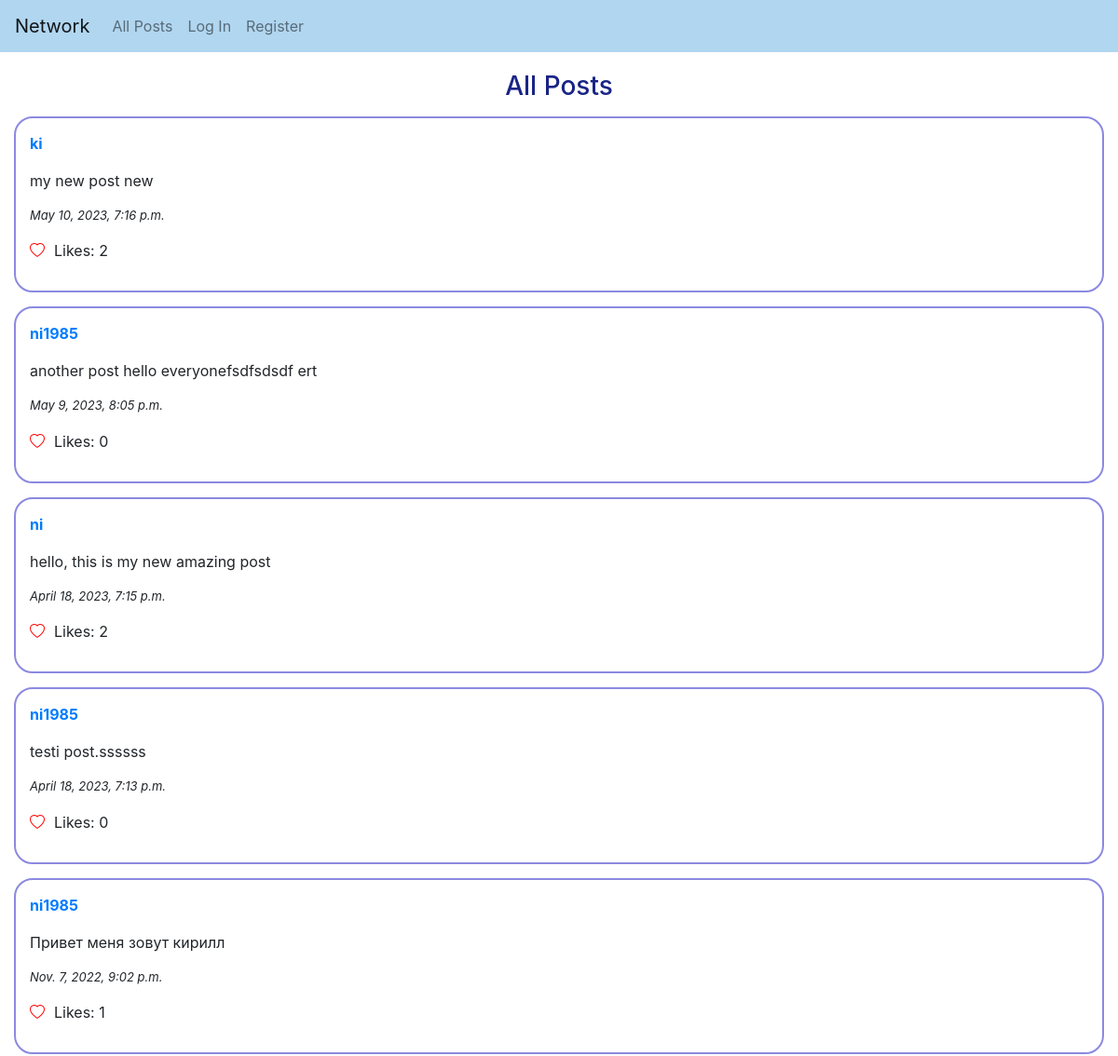
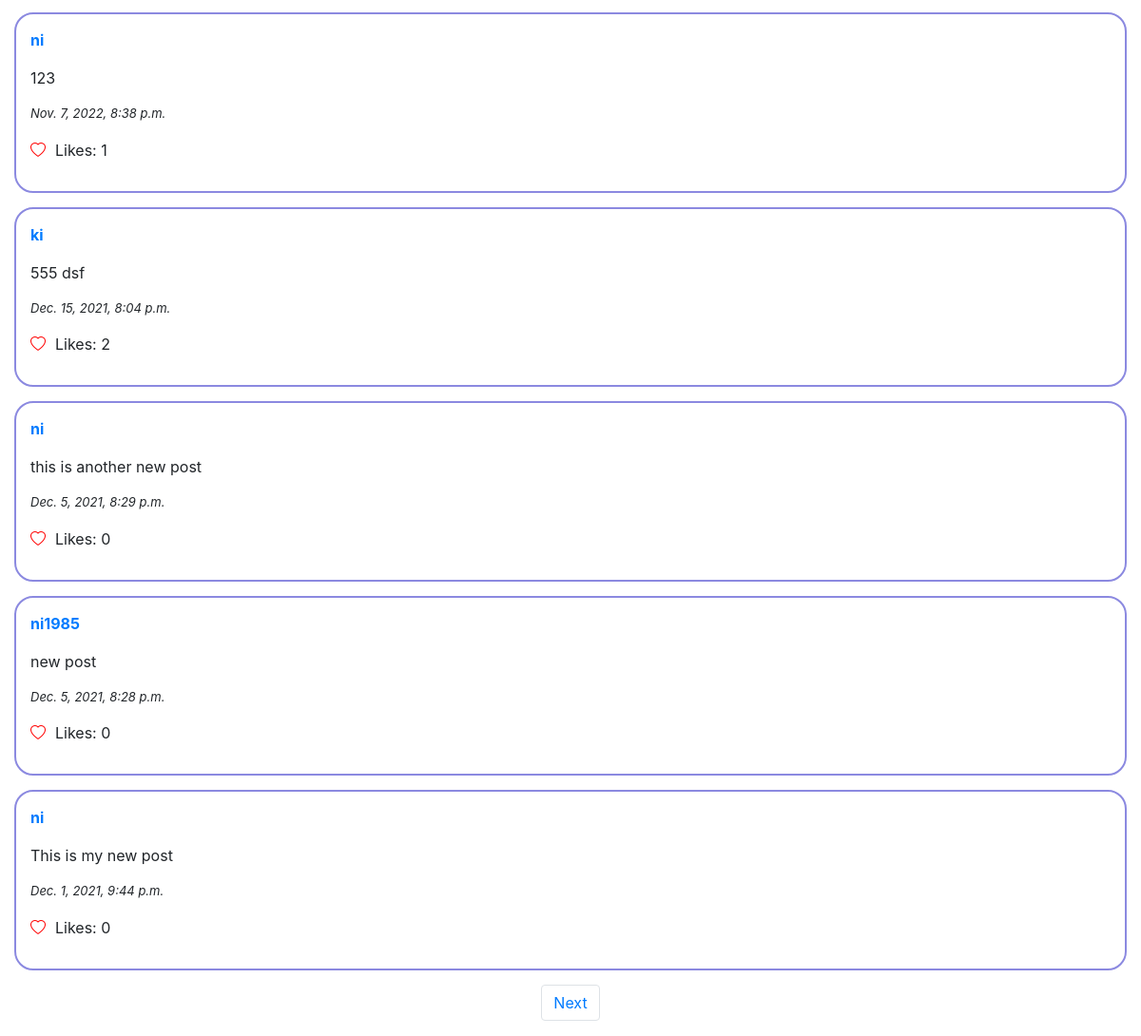
The page / on the database its author committed (2 pictures, top to bottom).
### network/models.py (models this page shows, shortened)
class Post(models.Model):
    creator = models.ForeignKey(
        User,
        on_delete = models.CASCADE)
    post_text = models.TextField()
    post_time = models.DateTimeField(auto_now_add=True)
    likes = models.ManyToManyField(
        User,
        blank = True,
        related_name = 'Likes'
    )

class User(AbstractUser):
    pass

### network/views.py (the view)
# urls.py: path("", views.index, name="index"),
def index(request):
    if request.user.is_active:
        if request.method == "POST":
            new_post = PostForm(request.POST)
            if new_post.is_valid():
                post = new_post.save(commit=False)
                post.creator = request.user
                post.save()
            return HttpResponseRedirect(reverse('index'))
        else:
            new_post_form = PostForm()
    else:
        new_post_form = None
    posts = Post.objects.select_related('creator').order_by('-post_time')
    page_number = request.GET.get('page')
    paginator = Paginator(posts, per_page = 10)
    page_obj = paginator.get_page(page_number)
    return render(request, "network/index.html", {
        'new_post': new_post_form,
        'posts': page_obj
    })

### network/templates/network/index.html (shortened to what this page needs)
{% extends "network/layout.html" %}
{% load crispy_forms_tags %}
{% load static %}
{% block body %}
    <div class="heading">
        <h3>All Posts</h3>
    </div>
    <div>
        {% for post in posts %}
        <div class="rcorners2">
            <a href="/profile/{{ post.creator }}" id="post-creator-{{ post.id }}"><p class="thick">{{ post.creator }}</p></a>
            <p id="post-text-{{ post.id }}">{{ post.post_text }}</p>
            <p class="sm-italic">{{ post.post_time }}</p>
            <div class="inline">
                {% if user in post.likes.all %}
                    <i class="bi bi-heart-fill heart" like-id="{{ post.id }}"></i>
                 {% else %}
                    <i class="bi bi-heart heart" like-id="{{ post.id }}"></i>
                {% endif %}
                <p id = "like-count-{{ post.id }}" class="margin-left">Likes: {{ post.likes.count }}</p>
            </div>
        </div>
        {% endfor %}
    </div>
        <nav aria-label="Page navigation">
            <div class="btn-navigation">
                <ul class="pagination">
                    {% if posts.has_next %}
                        <li class="page-item"><a class="page-link" href="?page={{ posts.next_page_number }}">Next</a></li>
                    {% endif %}
                </ul>
            </div>
        </nav>
{% endblock %}

### network/static/network/styles.css (style rules this page uses)
.heart { color: red; }
.heading { text-align: center; color: rgba(5, 17, 124, 0.923); margin-top: 20px; }
.rcorners2 { border-radius: 20px; border: 2px solid #332ec990; margin: 15px; padding: 15px; }
p.thick { font-weight: bold; }
p.sm-italic { font-style: italic; font-size: small; }
.inline { display: flex; }
.margin-left { margin-left: 10px; }
.btn-navigation { display: flex; justify-content: center; align-items: center; }

### rows shown on the page
Post: creator "ki", post_text "my new post new", post_time "May 10, 2023, 7:16 p.m.", likes.count "2"
Post: creator "ni1985", post_text "another post hello everyonefsdfsdsdf ert", post_time "May 9, 2023, 8:05 p.m.", likes.count "0"
Post: creator "ni", post_text "hello, this is my new amazing post", post_time "April 18, 2023, 7:15 p.m.", likes.count "2"
Post: creator "ni1985", post_text "testi post.ssssss", post_time "April 18, 2023, 7:13 p.m.", likes.count "0"
Post: creator "ni1985", post_text "Привет меня зовут кирилл", post_time "Nov. 7, 2022, 9:02 p.m.", likes.count "1"
Post: creator "ni", post_text "123", post_time "Nov. 7, 2022, 8:38 p.m.", likes.count "1"
Post: creator "ki", post_text "555 dsf", post_time "Dec. 15, 2021, 8:04 p.m.", likes.count "2"
Post: creator "ni", post_text "this is another new post", post_time "Dec. 5, 2021, 8:29 p.m.", likes.count "0"
Post: creator "ni1985", post_text "new post", post_time "Dec. 5, 2021, 8:28 p.m.", likes.count "0"
Post: creator "ni", post_text "This is my new post", post_time "Dec. 1, 2021, 9:44 p.m.", likes.count "0"
